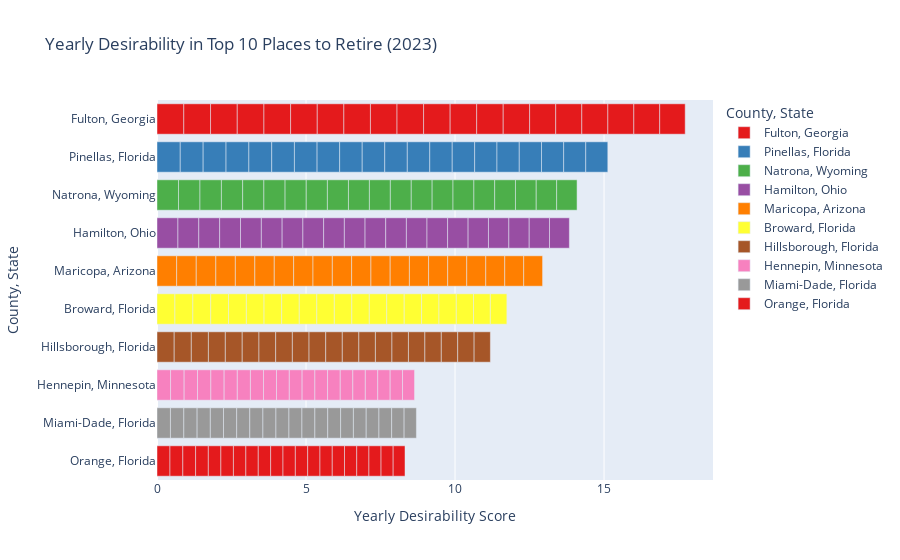

Notebook source saved alongside this figure:
### Code cell
import pandas as pd
import plotly.express as px

# Assuming yearly_desirability is your DataFrame with yearly desirability data
# Make sure it has the columns 'County_Name', 'State', 'desirability_year'

# Create a new column for the legend
yearly_desirability['County_State'] = yearly_desirability['County_Name'] + ', ' + yearly_desirability['State']

# Sort values by desirability
yearly_desirability = yearly_desirability.sort_values(by='desirability_year', ascending=False)

# Create the horizontal bar plot
fig_bar = px.bar(
    yearly_desirability,
    x='desirability_year',
    y='County_State',
    color='County_State',  # Use the new column for color coding
    color_discrete_sequence=px.colors.qualitative.Set1,  # Adjust colors as needed
    title='Yearly Desirability in Top 10 Places to Retire (2023)',
    orientation='h'
)

# Update layout for better readability
fig_bar.update_layout(
    xaxis_title='Yearly Desirability Score',
    yaxis_title='County, State',
    legend_title='County, State',
)

# Show the bar plot
fig_bar.show()

### Figure 1 — Plotly figure (JSON) as saved in the notebook; plotly's stock layout.template omitted (floating-point values rounded to 4 significant figures)
{"data": [{"alignmentgroup": "True", "hovertemplate": "County_State=%{y}<br>desirability_year=%{x}<extra></extra>", "legendgroup": "Fulton, Georgia", "marker": {"color": "rgb(228,26,28)", "pattern": {"shape": ""}}, "name": "Fulton, Georgia", "offsetgroup": "Fulton, Georgia", "orientation": "h", "showlegend": true, "textposition": "auto", "type": "bar", "x": [0.8992, 0.898, 0.896, 0.8955, 0.8947, 0.894, 0.8927, 0.8921, 0.8917, 0.8915, 0.891, 0.8907, 0.8897, 0.8866, 0.8751, 0.875, 0.875, 0.8713, 0.8681, 0.8552], "xaxis": "x", "y": ["Fulton, Georgia", "Fulton, Georgia", "Fulton, Georgia", "Fulton, Georgia", "Fulton, Georgia", "Fulton, Georgia", "Fulton, Georgia", "Fulton, Georgia", "Fulton, Georgia", "Fulton, Georgia", "Fulton, Georgia", "Fulton, Georgia", "Fulton, Georgia", "Fulton, Georgia", "Fulton, Georgia", "Fulton, Georgia", "Fulton, Georgia", "Fulton, Georgia", "Fulton, Georgia", "Fulton, Georgia"], "yaxis": "y"}, {"alignmentgroup": "True", "hovertemplate": "County_State=%{y}<br>desirability_year=%{x}<extra></extra>", "legendgroup": "Pinellas, Florida", "marker": {"color": "rgb(55,126,184)", "pattern": {"shape": ""}}, "name": "Pinellas, Florida", "offsetgroup": "Pinellas, Florida", "orientation": "h", "showlegend": true, "textposition": "auto", "type": "bar", "x": [0.7803, 0.7683, 0.7679, 0.7665, 0.7662, 0.7621, 0.7602, 0.7569, 0.7568, 0.7567, 0.7565, 0.7542, 0.7531, 0.7529, 0.7488, 0.7482, 0.7456, 0.7434, 0.7413, 0.74], "xaxis": "x", "y": ["Pinellas, Florida", "Pinellas, Florida", "Pinellas, Florida", "Pinellas, Florida", "Pinellas, Florida", "Pinellas, Florida", "Pinellas, Florida", "Pinellas, Florida", "Pinellas, Florida", "Pinellas, Florida", "Pinellas, Florida", "Pinellas, Florida", "Pinellas, Florida", "Pinellas, Florida", "Pinellas, Florida", "Pinellas, Florida", "Pinellas, Florida", "Pinellas, Florida", "Pinellas, Florida", "Pinellas, Florida"], "yaxis": "y"}, {"alignmentgroup": "True", "hovertemplate": "County_State=%{y}<br>desirability_year=%{x}<extra></extra>", "legendgroup": "Natrona, Wyoming", "marker": {"color": "rgb(77,175,74)", "pattern": {"shape": ""}}, "name": "Natrona, Wyoming", "offsetgroup": "Natrona, Wyoming", "orientation": "h", "showlegend": true, "textposition": "auto", "type": "bar", "x": [0.722, 0.7202, 0.7193, 0.7129, 0.7122, 0.7107, 0.7101, 0.7099, 0.7068, 0.7027, 0.7026, 0.7016, 0.7008, 0.7007, 0.7004, 0.6976, 0.6971, 0.6966, 0.6859, 0.6842], "xaxis": "x", "y": ["Natrona, Wyoming", "Natrona, Wyoming", "Natrona, Wyoming", "Natrona, Wyoming", "Natrona, Wyoming", "Natrona, Wyoming", "Natrona, Wyoming", "Natrona, Wyoming", "Natrona, Wyoming", "Natrona, Wyoming", "Natrona, Wyoming", "Natrona, Wyoming", "Natrona, Wyoming", "Natrona, Wyoming", "Natrona, Wyoming", "Natrona, Wyoming", "Natrona, Wyoming", "Natrona, Wyoming", "Natrona, Wyoming", "Natrona, Wyoming"], "yaxis": "y"}, {"alignmentgroup": "True", "hovertemplate": "County_State=%{y}<br>desirability_year=%{x}<extra></extra>", "legendgroup": "Hamilton, Ohio", "marker": {"color": "rgb(152,78,163)", "pattern": {"shape": ""}}, "name": "Hamilton, Ohio", "offsetgroup": "Hamilton, Ohio", "orientation": "h", "showlegend": true, "textposition": "auto", "type": "bar", "x": [0.7026, 0.7001, 0.7001, 0.6993, 0.6992, 0.6972, 0.6968, 0.696, 0.6951, 0.6945, 0.6938, 0.6934, 0.6916, 0.6909, 0.6877, 0.6839, 0.6836, 0.683, 0.6809, 0.6671], "xaxis": "x", "y": ["Hamilton, Ohio", "Hamilton, Ohio", "Hamilton, Ohio", "Hamilton, Ohio", "Hamilton, Ohio", "Hamilton, Ohio", "Hamilton, Ohio", "Hamilton, Ohio", "Hamilton, Ohio", "Hamilton, Ohio", "Hamilton, Ohio", "Hamilton, Ohio", "Hamilton, Ohio", "Hamilton, Ohio", "Hamilton, Ohio", "Hamilton, Ohio", "Hamilton, Ohio", "Hamilton, Ohio", "Hamilton, Ohio", "Hamilton, Ohio"], "yaxis": "y"}, {"alignmentgroup": "True", "hovertemplate": "County_State=%{y}<br>desirability_year=%{x}<extra></extra>", "legendgroup": "Maricopa, Arizona", "marker": {"color": "rgb(255,127,0)", "pattern": {"shape": ""}}, "name": "Maricopa, Arizona", "offsetgroup": "Maricopa, Arizona", "orientation": "h", "showlegend": true, "textposition": "auto", "type": "bar", "x": [0.6596, 0.6575, 0.6569, 0.6555, 0.6529, 0.6526, 0.6499, 0.6497, 0.6482, 0.6478, 0.6475, 0.6456, 0.6452, 0.644, 0.6406, 0.6392, 0.6383, 0.6373, 0.6358, 0.6333], "xaxis": "x", "y": ["Maricopa, Arizona", "Maricopa, Arizona", "Maricopa, Arizona", "Maricopa, Arizona", "Maricopa, Arizona", "Maricopa, Arizona", "Maricopa, Arizona", "Maricopa, Arizona", "Maricopa, Arizona", "Maricopa, Arizona", "Maricopa, Arizona", "Maricopa, Arizona", "Maricopa, Arizona", "Maricopa, Arizona", "Maricopa, Arizona", "Maricopa, Arizona", "Maricopa, Arizona", "Maricopa, Arizona", "Maricopa, Arizona", "Maricopa, Arizona"], "yaxis": "y"}, {"alignmentgroup": "True", "hovertemplate": "County_State=%{y}<br>desirability_year=%{x}<extra></extra>", "legendgroup": "Broward, Florida", "marker": {"color": "rgb(255,255,51)", "pattern": {"shape": ""}}, "name": "Broward, Florida", "offsetgroup": "Broward, Florida", "orientation": "h", "showlegend": true, "textposition": "auto", "type": "bar", "x": [0.6015, 0.6014, 0.6005, 0.5978, 0.5977, 0.5933, 0.5917, 0.5896, 0.589, 0.5875, 0.5866, 0.5861, 0.5861, 0.5859, 0.5842, 0.5824, 0.5807, 0.5793, 0.5634, 0.5541], "xaxis": "x", "y": ["Broward, Florida", "Broward, Florida", "Broward, Florida", "Broward, Florida", "Broward, Florida", "Broward, Florida", "Broward, Florida", "Broward, Florida", "Broward, Florida", "Broward, Florida", "Broward, Florida", "Broward, Florida", "Broward, Florida", "Broward, Florida", "Broward, Florida", "Broward, Florida", "Broward, Florida", "Broward, Florida", "Broward, Florida", "Broward, Florida"], "yaxis": "y"}, {"alignmentgroup": "True", "hovertemplate": "County_State=%{y}<br>desirability_year=%{x}<extra></extra>", "legendgroup": "Hillsborough, Florida", "marker": {"color": "rgb(166,86,40)", "pattern": {"shape": ""}}, "name": "Hillsborough, Florida", "offsetgroup": "Hillsborough, Florida", "orientation": "h", "showlegend": true, "textposition": "auto", "type": "bar", "x": [0.5768, 0.5747, 0.5734, 0.5683, 0.5662, 0.5623, 0.5605, 0.5601, 0.5595, 0.5593, 0.5564, 0.556, 0.5553, 0.5546, 0.5532, 0.5519, 0.551, 0.5504, 0.5502, 0.5458], "xaxis": "x", "y": ["Hillsborough, Florida", "Hillsborough, Florida", "Hillsborough, Florida", "Hillsborough, Florida", "Hillsborough, Florida", "Hillsborough, Florida", "Hillsborough, Florida", "Hillsborough, Florida", "Hillsborough, Florida", "Hillsborough, Florida", "Hillsborough, Florida", "Hillsborough, Florida", "Hillsborough, Florida", "Hillsborough, Florida", "Hillsborough, Florida", "Hillsborough, Florida", "Hillsborough, Florida", "Hillsborough, Florida", "Hillsborough, Florida", "Hillsborough, Florida"], "yaxis": "y"}, {"alignmentgroup": "True", "hovertemplate": "County_State=%{y}<br>desirability_year=%{x}<extra></extra>", "legendgroup": "Hennepin, Minnesota", "marker": {"color": "rgb(247,129,191)", "pattern": {"shape": ""}}, "name": "Hennepin, Minnesota", "offsetgroup": "Hennepin, Minnesota", "orientation": "h", "showlegend": true, "textposition": "auto", "type": "bar", "x": [0.4555, 0.4548, 0.4492, 0.4477, 0.4455, 0.4423, 0.4399, 0.4381, 0.4371, 0.4297, 0.429, 0.4287, 0.4262, 0.4252, 0.4221, 0.4189, 0.4169, 0.4164, 0.4156, 0.4024], "xaxis": "x", "y": ["Hennepin, Minnesota", "Hennepin, Minnesota", "Hennepin, Minnesota", "Hennepin, Minnesota", "Hennepin, Minnesota", "Hennepin, Minnesota", "Hennepin, Minnesota", "Hennepin, Minnesota", "Hennepin, Minnesota", "Hennepin, Minnesota", "Hennepin, Minnesota", "Hennepin, Minnesota", "Hennepin, Minnesota", "Hennepin, Minnesota", "Hennepin, Minnesota", "Hennepin, Minnesota", "Hennepin, Minnesota", "Hennepin, Minnesota", "Hennepin, Minnesota", "Hennepin, Minnesota"], "yaxis": "y"}, {"alignmentgroup": "True", "hovertemplate": "County_State=%{y}<br>desirability_year=%{x}<extra></extra>", "legendgroup": "Miami-Dade, Florida", "marker": {"color": "rgb(153,153,153)", "pattern": {"shape": ""}}, "name": "Miami-Dade, Florida", "offsetgroup": "Miami-Dade, Florida", "orientation": "h", "showlegend": true, "textposition": "auto", "type": "bar", "x": [0.451, 0.4494, 0.4455, 0.4438, 0.4427, 0.4415, 0.4403, 0.4401, 0.4367, 0.4366, 0.4356, 0.4343, 0.4322, 0.4316, 0.429, 0.4286, 0.4284, 0.4262, 0.4173, 0.4136], "xaxis": "x", "y": ["Miami-Dade, Florida", "Miami-Dade, Florida", "Miami-Dade, Florida", "Miami-Dade, Florida", "Miami-Dade, Florida", "Miami-Dade, Florida", "Miami-Dade, Florida", "Miami-Dade, Florida", "Miami-Dade, Florida", "Miami-Dade, Florida", "Miami-Dade, Florida", "Miami-Dade, Florida", "Miami-Dade, Florida", "Miami-Dade, Florida", "Miami-Dade, Florida", "Miami-Dade, Florida", "Miami-Dade, Florida", "Miami-Dade, Florida", "Miami-Dade, Florida", "Miami-Dade, Florida"], "yaxis": "y"}, {"alignmentgroup": "True", "hovertemplate": "County_State=%{y}<br>desirability_year=%{x}<extra></extra>", "legendgroup": "Orange, Florida", "marker": {"color": "rgb(228,26,28)", "pattern": {"shape": ""}}, "name": "Orange, Florida", "offsetgroup": "Orange, Florida", "orientation": "h", "showlegend": true, "textposition": "auto", "type": "bar", "x": [0.4356, 0.4312, 0.4286, 0.4268, 0.4214, 0.4209, 0.417, 0.4162, 0.4157, 0.4145, 0.4141, 0.414, 0.4125, 0.4117, 0.4111, 0.4105, 0.4094, 0.4063, 0.4063, 0.3979], "xaxis": "x", "y": ["Orange, Florida", "Orange, Florida", "Orange, Florida", "Orange, Florida", "Orange, Florida", "Orange, Florida", "Orange, Florida", "Orange, Florida", "Orange, Florida", "Orange, Florida", "Orange, Florida", "Orange, Florida", "Orange, Florida", "Orange, Florida", "Orange, Florida", "Orange, Florida", "Orange, Florida", "Orange, Florida", "Orange, Florida", "Orange, Florida"], "yaxis": "y"}], "layout": {"barmode": "relative", "legend": {"title": {"text": "County, State"}, "tracegroupgap": 0}, "title": {"text": "Yearly Desirability in Top 10 Places to Retire (2023)"}, "xaxis": {"anchor": "y", "domain": [0, 1], "title": {"text": "Yearly Desirability Score"}}, "yaxis": {"anchor": "x", "categoryarray": ["Orange, Florida", "Miami-Dade, Florida", "Hennepin, Minnesota", "Hillsborough, Florida", "Broward, Florida", "Maricopa, Arizona", "Hamilton, Ohio", "Natrona, Wyoming", "Pinellas, Florida", "Fulton, Georgia"], "categoryorder": "array", "domain": [0, 1], "title": {"text": "County, State"}}}}
